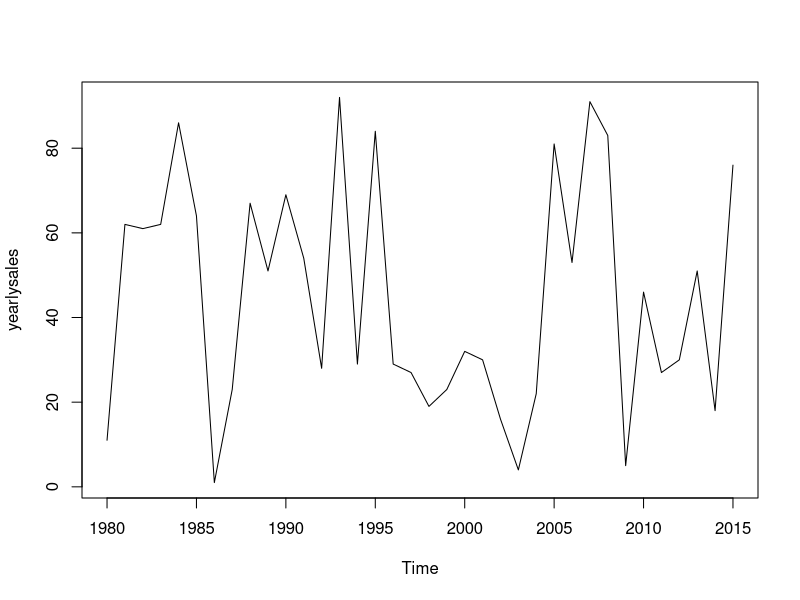
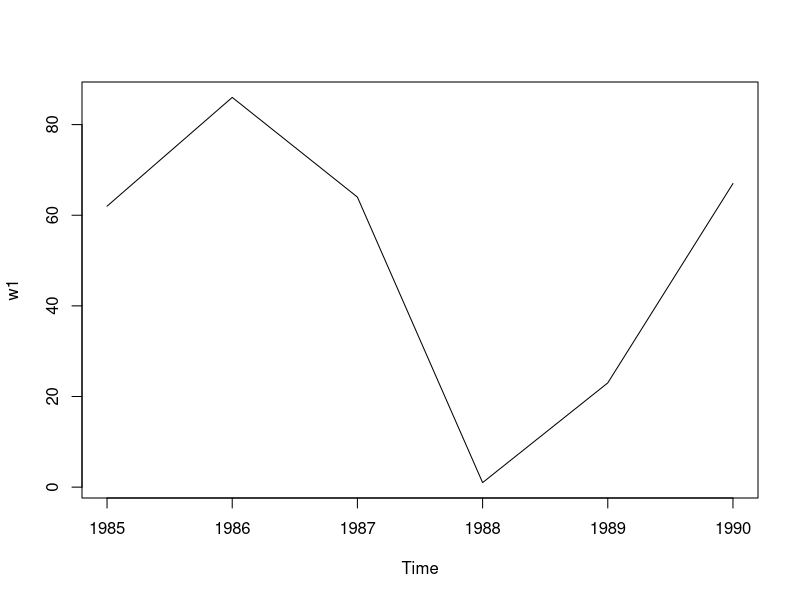
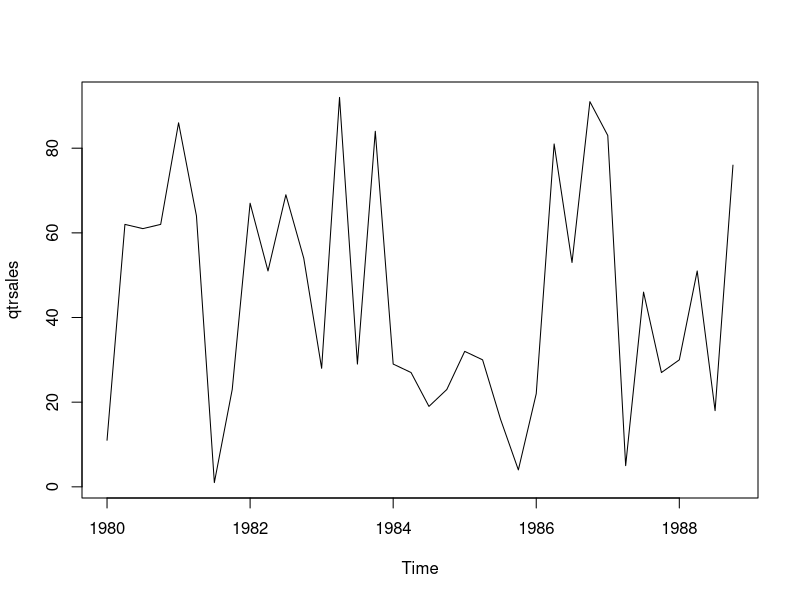
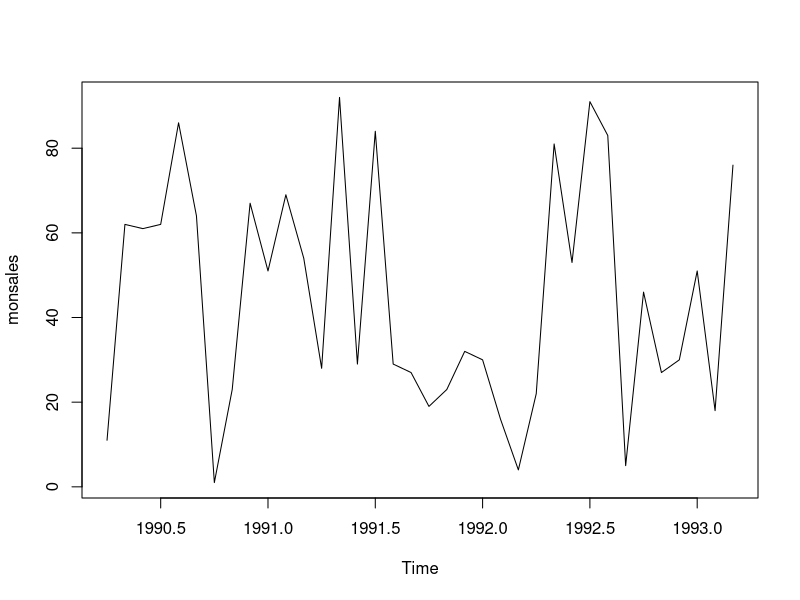
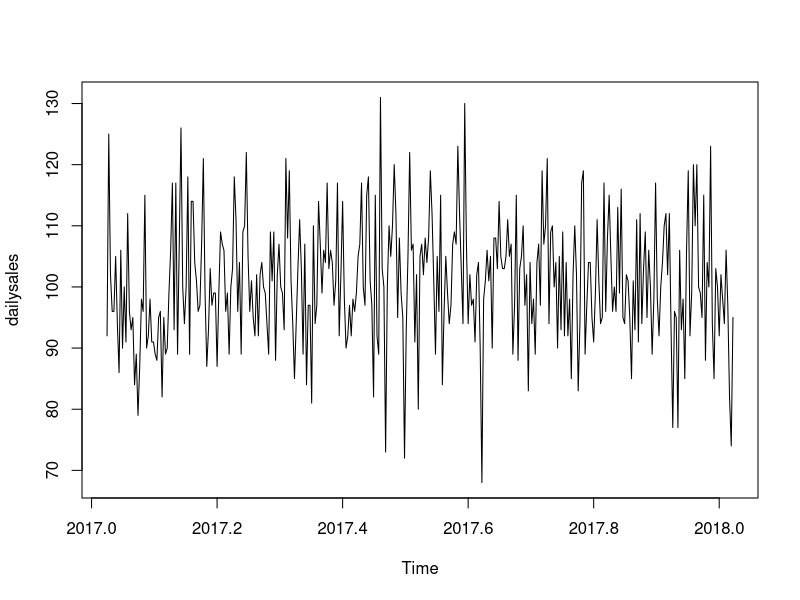
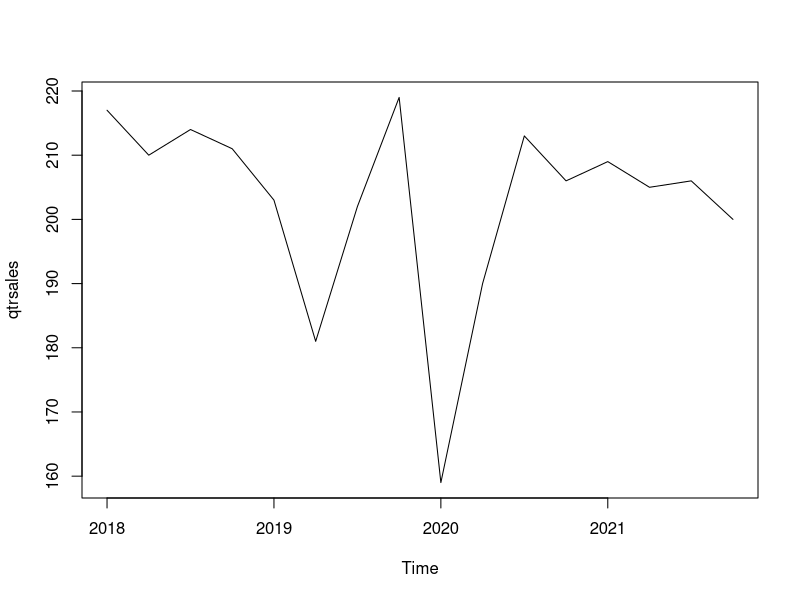
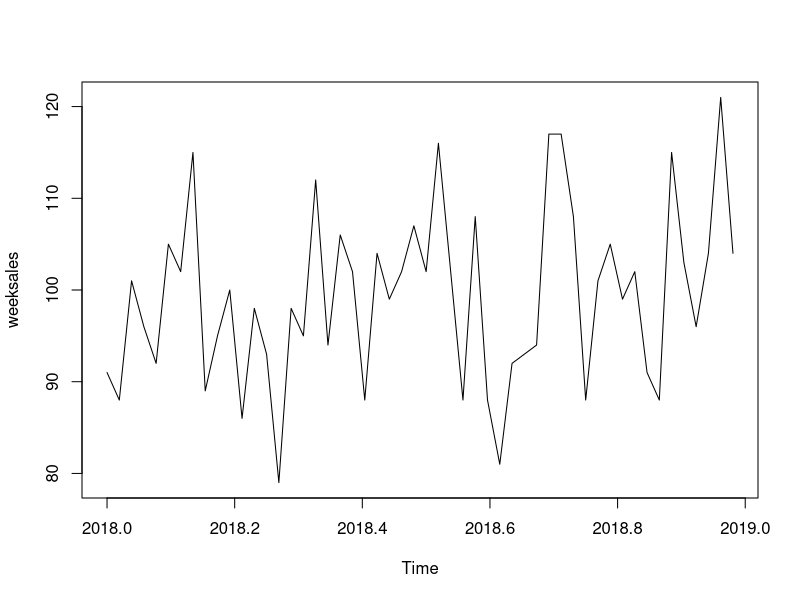
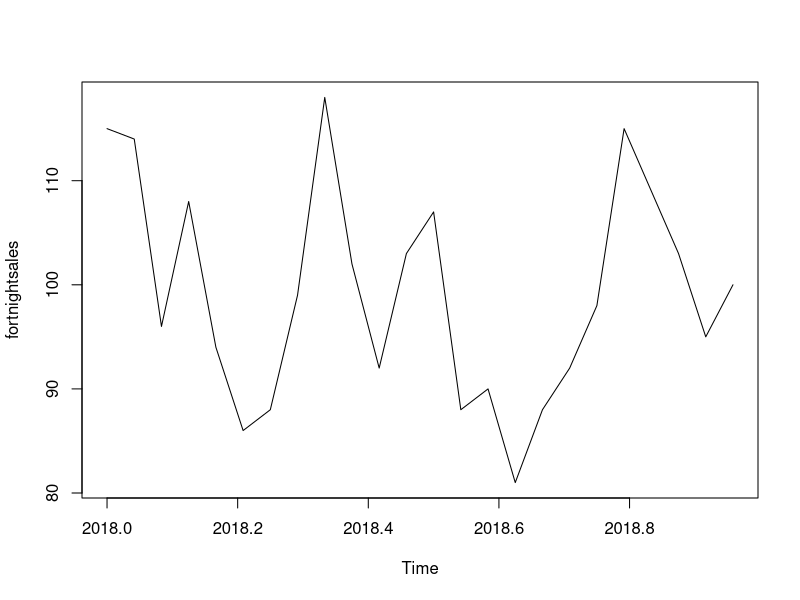

The R source for these figures, in order:
# create a time series data

#first create a vector of numerical values
# 36 observations 
set.seed(1234)
(sales = round(runif(36, 0,100)))
length(sales)

#This data can be daily, weekly, monthly, quarter, yearly data
#create yearly time series : start year 1980

#Yearly----
(ysales = ts(sales, frequency = 1)) #annual -1, month-12, daily-365

(yearlysales = ts(sales, start=c(1980), frequency=1))
yearlysales
(yearlysales1 = ts(sales, start=c(1980,3), frequency=1)) 
# 3rd yr from 1980
plot(yearlysales)

#find the year when sales was > 50
yearlysales1[ yearlysales1 > 50]
class(yearlysales1)
methods(class=ts)
methods(class=data.frame)
yearlysales1
(w1= window(yearlysales1, start=1985, end=1990))
plot(w1)

#Quarterly -----
12/4  # freq=4
(qtrsales = ts(sales, start=c(1980), frequency=4))
plot(qtrsales)
#list data from Qtr3 1980 to  1985
window(qtrsales, start=c(1980, 3), end=c(1985, 2))


#Monthly -----
12/12  # freq=12 start month=Apr/ 1990
(monsales = ts(sales, start=c(1990,4), frequency=12))
plot(monsales)
window(monsales, start=c(1991, 3), end=c(1992,4))

#create data from Feb 2000 to Nov 2002
(monsales1 = ts(sales, start=c(2000,2), end=c(2003,3), frequency=12)) #recycling of elements beyond given sales value
monsales1
str(monsales1)
length(monsales1)

#see subset of sales data : May 2000 to Aug 2001
window(monsales1, start=c(2000, 5), end=c(2001, 8))

#Daily TS
sales2 = ceiling(rnorm(365, mean=100, sd=10))
sales2  #vector of numeric values : convert to TS
#YYYY,day
(dailysales = ts(sales2, start=c(2017), frequency=365))

(dailysales = ts(sales2, start=c(2017,10), frequency=365))
window(dailysales, start=c(2017,50), end=c(2017,100))
mean(window(dailysales, start=c(2017,50), end=c(2017,100)))
head(sales2)
plot(dailysales)
class(dailysales)

#quarterly
sales3 = floor(rnorm(16, mean=200, sd = 12))
(qtrsales = ts(sales3, start = c(2018,1), frequency = 4))
plot(qtrsales)

#weekly
weekdata = ceiling(rnorm(52, mean=100, sd=10))
(weeksales = ts(weekdata, start = c(2018,1), frequency = 52))
plot(weeksales)

#year, qtr, month, week, daily

#fortnight
fortnightdata = ceiling(rnorm(12*2, mean=100, sd=10))
(fortnightsales = ts(fortnightdata, start = c(2018,1), frequency = 24))
plot(fortnightsales)

dailysales
diff(dailysales)
monsales
monthplot(monsales)
time(monsales)
methods(class='ts')
#timeseries intro
